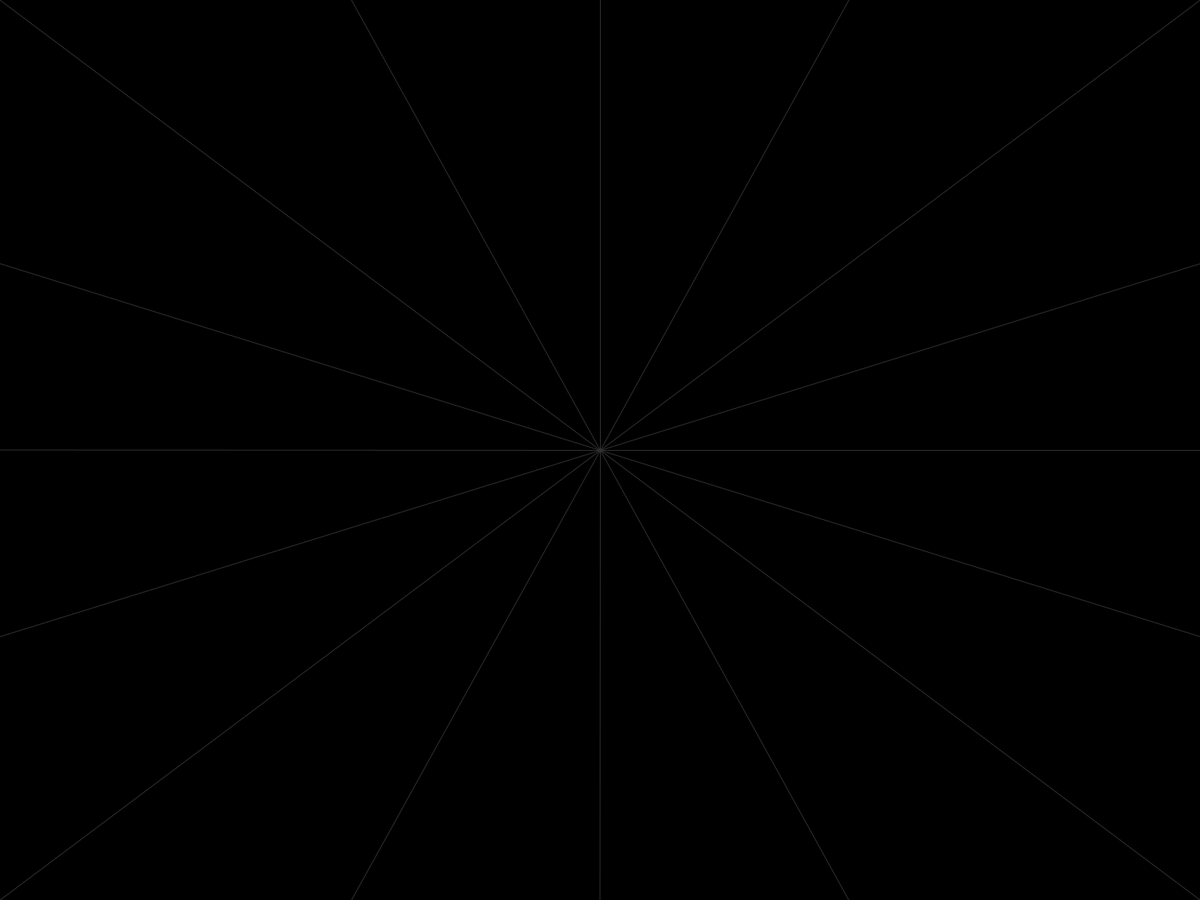
Frame 1 (no input)
Frame 60 (the mouse pressed at the canvas centre just before this capture): identical to frame 1, image omitted
Frame 120 (the mouse held since frame 60 and released just before this capture): identical to frame 1, image omitted

The Processing sketch that drew this single still picture (run headless with seeded random() and noise(); from frame 60 on, the mouse is pressed at the canvas centre):

// Processing sketch: Swirl_Draw
// ── Swirl_Draw.pde
float px;
float py;
int count = 16;

float offset;

void setup() {
  fullScreen();
  background(0);
  stroke(50);
  offset  = (2 * PI)/count;
  for(int i = 0; i < count; i ++) {
    line(width/2, height/2, width/2 + cos(i * offset) * width,height/2 + sin(i * offset) * height);
  }
  colorMode(HSB);
  strokeWeight(3);
}

void draw() {}
void mousePressed() {
  px = mouseX;
  py = mouseY;
}
void mouseDragged() {
  float ang = atan2(mouseY - height/2, mouseX - width/2);
  float dist = sqrt(sq(mouseY - height/2) + sq(mouseX - width/2));
  float pang = atan2(py - height/2, px - width/2);
  float pdist = sqrt(sq(py - height/2) + sq(px - width/2));
  stroke(map(dist, 0, sqrt(sq(width/2) * 2), 0, 255), 255, 255);
  for(int i = 0; i < count; i ++) {
    float x1 = cos(ang + i * offset) * dist + width/2;
    float x2 = cos(pang + i * offset) * pdist + width/2;
    float y1 = sin(ang + i * offset) * dist + height/2;
    float y2 = sin(pang + i * offset) * pdist + height/2;
    line(x1, y1, x2, y2);
  }
  px = mouseX;
  py = mouseY;

}
